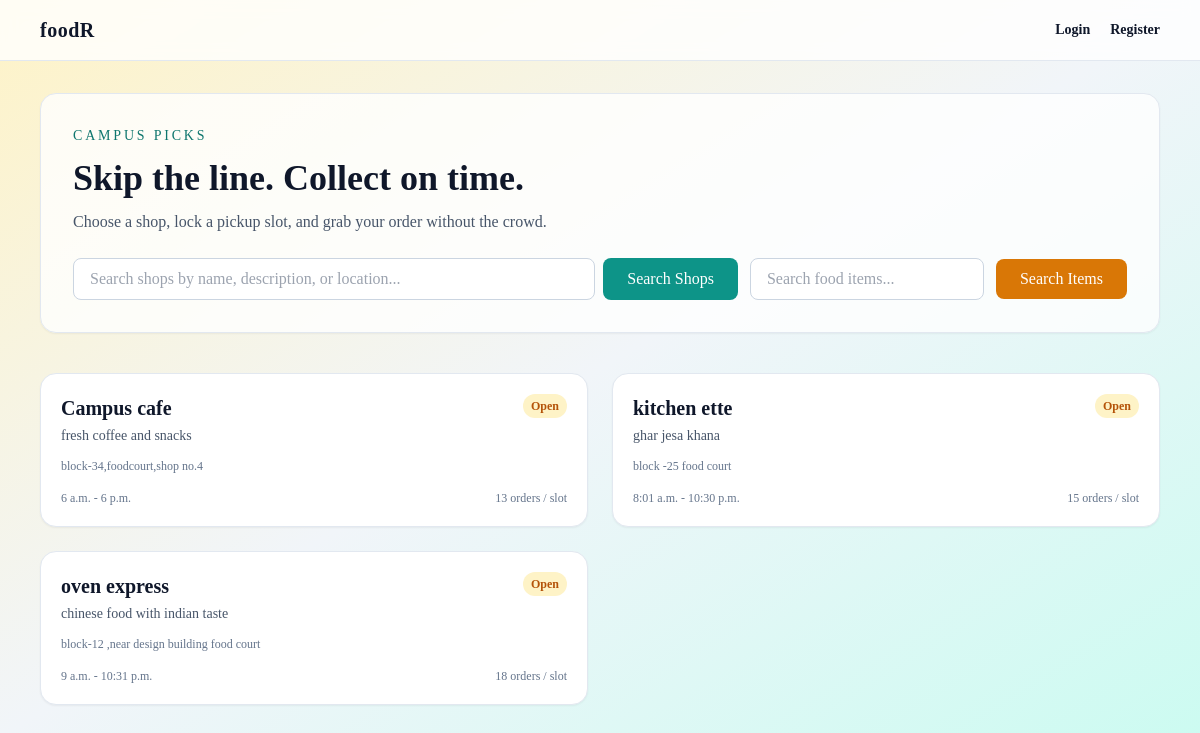
The page / on the database its author committed.
### shops/models.py (models this page shows, shortened)
class Shop(models.Model):
    name = models.CharField(max_length=150)
    description = models.TextField(blank=True)
    address = models.TextField(blank=True)
    phone_number = models.CharField(max_length=15, blank=True, help_text="Shop contact number")
    email = models.EmailField(blank=True, help_text="Shop contact email")
    owner = models.ForeignKey(settings.AUTH_USER_MODEL, on_delete=models.CASCADE)
    opening_time = models.TimeField()
    closing_time = models.TimeField()
    max_orders_per_slot = models.PositiveIntegerField(default=5)
    created_at = models.DateTimeField(auto_now_add=True)

### shops/views.py (the view)
# urls.py: path("", shop_list, name="list"),
def shop_list(request):
    query = request.GET.get('q', '').strip()
    shops = Shop.objects.all()
    if query:
        shops = shops.filter(
            Q(name__icontains=query) |
            Q(description__icontains=query) |
            Q(address__icontains=query)
        )
    shops = shops.order_by("name")
    return render(request, "shops/shop_list.html", {"shops": shops, "query": query})

### accounts/context_processors.py (called while the page is built)
def notification_count(request):
    if request.user.is_authenticated:
        unread_count = Notification.objects.filter(user=request.user, is_read=False).count()
        return {'unread_notifications_count': unread_count}
    return {'unread_notifications_count': 0}

### templates/shops/shop_list.html (shortened to what this page needs)
{% extends "base.html" %}
{% block content %}
<section class="mb-10">
    <div class="bg-white/80 border border-slate-200 rounded-2xl p-8 shadow-sm">
        <p class="text-sm uppercase tracking-[0.2em] text-teal-700">Campus Picks</p>
        <h1 class="text-3xl md:text-4xl font-semibold mt-3">Skip the line. Collect on time.</h1>
        <p class="text-slate-600 mt-3 max-w-2xl">Choose a shop, lock a pickup slot, and grab your order without the crowd.</p>
        <div class="mt-6 flex gap-3">
            <form method="get" action="{% url 'shops:list' %}" class="flex-1">
                <div class="flex gap-2">
                    <input type="text" name="q" value="{{ query|default:'' }}"
                           placeholder="Search shops by name, description, or location..."
                           class="flex-1 px-4 py-2 border border-slate-300 rounded-lg focus:outline-none focus:ring-2 focus:ring-teal-500">
                    <button type="submit" class="px-6 py-2 bg-teal-600 text-white rounded-lg hover:bg-teal-700">
                        Search Shops
                    </button>
                </div>
            </form>
            <form method="get" action="{% url 'shops:search_menu' %}">
                <input type="text" name="q" placeholder="Search food items..."
                       class="px-4 py-2 border border-slate-300 rounded-lg focus:outline-none focus:ring-2 focus:ring-amber-500">
                <button type="submit" class="px-6 py-2 bg-amber-600 text-white rounded-lg hover:bg-amber-700 ml-2">
                    Search Items
                </button>
            </form>
        </div>
    </div>
</section>
<div class="grid md:grid-cols-2 xl:grid-cols-3 gap-6">
    {% for shop in shops %}
        <a href="{% url 'shops:detail' shop.id %}" class="group block bg-white rounded-2xl shadow-sm border border-slate-200 p-5 hover:shadow-lg transition">
            <div class="flex items-start justify-between">
                <div>
                    <h2 class="font-semibold text-xl group-hover:text-teal-700">{{ shop.name }}</h2>
                    <p class="text-sm text-slate-600 mt-1">{{ shop.description|default:"Fresh items and quick pickup." }}</p>
                </div>
                <span class="text-xs font-semibold text-amber-700 bg-amber-100 px-2 py-1 rounded-full">Open</span>
            </div>
            {% if shop.address %}
                <p class="text-xs text-slate-500 mt-3">{{ shop.address }}</p>
            {% endif %}
            <div class="mt-4 flex items-center justify-between text-xs text-slate-500">
                <span>{{ shop.opening_time }} - {{ shop.closing_time }}</span>
                <span>{{ shop.max_orders_per_slot }} orders / slot</span>
            </div>
        </a>
    {% endfor %}
</div>
{% endblock %}

### templates/base.html (style rules this page uses)
:root { --brand-ink: #0f172a; --brand-accent: #0f766e; --brand-warm: #f59e0b; }
body { font-family: "Palatino Linotype", "Book Antiqua", Palatino, "Times New Roman", serif; }

### rows shown on the page
Shop: name "Campus cafe", description "fresh coffee and snacks", address "block-34,foodcourt,shop no.4", opening_time "6 a.m.", closing_time "6 p.m.", max_orders_per_slot "13"
Shop: name "kitchen ette", description "ghar jesa khana", address "block -25 food court", opening_time "8:01 a.m.", closing_time "10:30 p.m.", max_orders_per_slot "15"
Shop: name "oven express", description "chinese food with indian taste", address "block-12 ,near design building food court", opening_time "9 a.m.", closing_time "10:31 p.m.", max_orders_per_slot "18"
